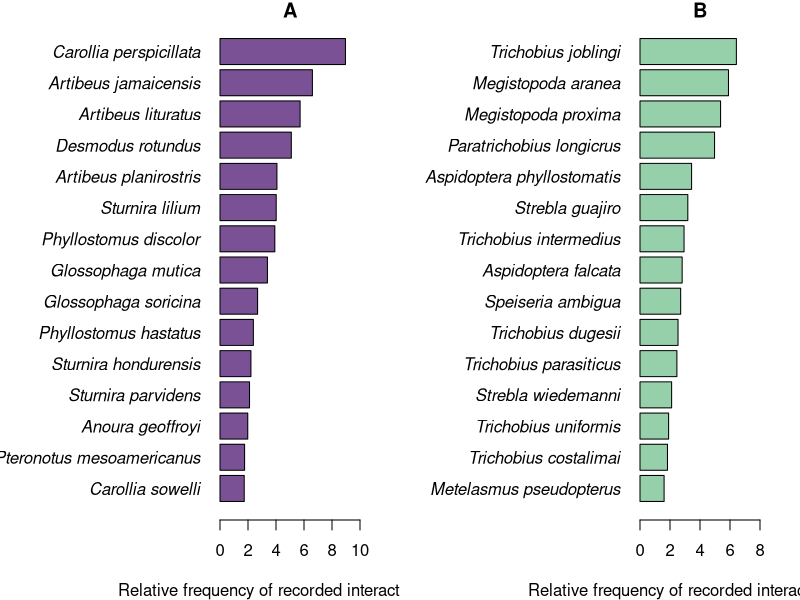

Generate this figure with R:
#Figure 3. Relative frequency of interactions of the 15 most frequently recorded bat (A) and fly species (B).

#import data set
data1<-read.csv("BatFly_Species.csv", sep=",")

#Plot A

png("Figure_3.png", res = 300,
    width = 4000, height = 2000, unit = "px")

layout(matrix(c(1,2), ncol=2))
par(las=1, mar=c(4, 11, 1, 2))

plotdata2<-sort(table(data1$CurrentBatSpecies))


barplot(100*plotdata2[(length(plotdata2)-14):length(plotdata2)]/length(data1$CurrentBatSpecies),
        horiz=T, xlim=c(0,10),xaxt="n", xlab="Relative frequency of recorded interactions (%)",
        col="#7a5195", font.axis=3, main="A")
axis(1, seq(0,10,by=2),)

#Plot B

par(las=1, mar=c(4, 12, 1, 2))

plotdata3<-sort(table(data1$CurrentFlySpecies))


barplot(100*plotdata3[(length(plotdata3)-14):length(plotdata3)]/length(data1$CurrentFlySpecies),
        horiz=T, xaxt="n", col="#96d0ab", font.axis=3, 
        xlim=c(0,8), xlab="Relative frequency of recorded interactions (%)", main="B")

axis(1, seq(0,8,by=2),)

dev.off()

